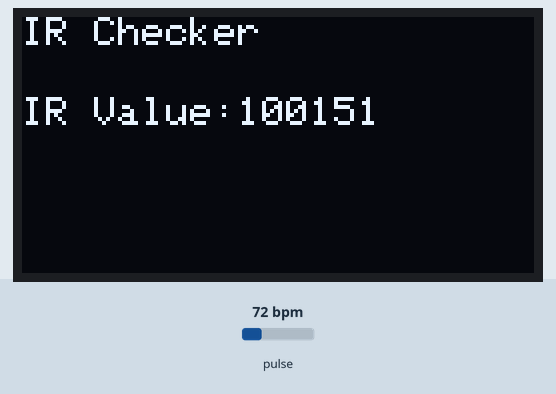
Simulated run of this sketch. Board: ESP32. On the bench: 128×64 one-colour display. The inputs (shaded band) are chosen by the test bench; at power-on: pulse 72 bpm.

Above: at 1.2 s.
1.3 s: pulse set to 42 bpm
At 1.48 s:
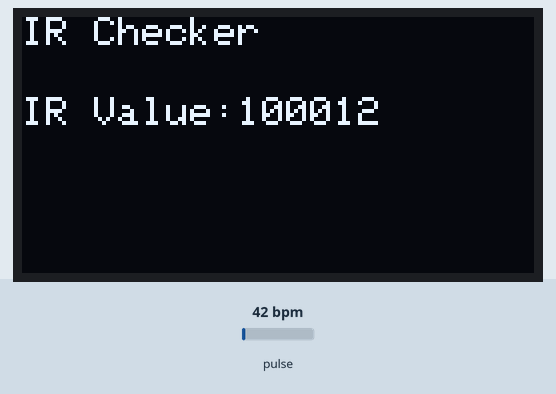
3.0 s: pulse set to 70 bpm
At 3.12 s:
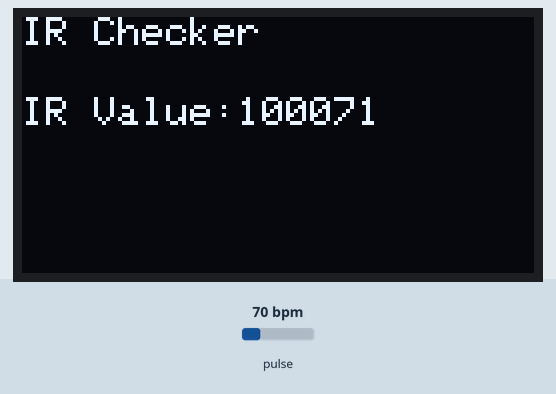
4.5 s: pulse set to 100 bpm
At 4.62 s:
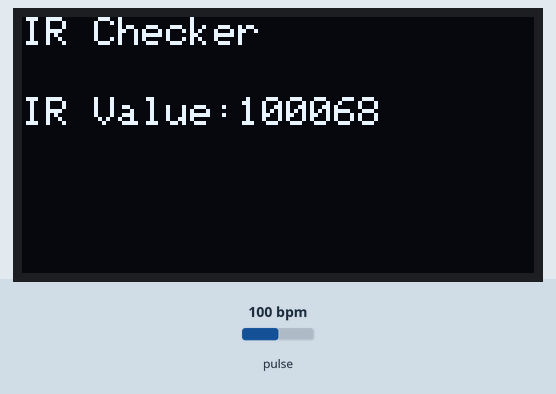

The sketch:

ir.ino
```cpp
#include <Wire.h>
#include <Adafruit_GFX.h>
#include <Adafruit_SSD1306.h>
#include "MAX30105.h"

#define SCREEN_WIDTH 128
#define SCREEN_HEIGHT 64

Adafruit_SSD1306 display(SCREEN_WIDTH, SCREEN_HEIGHT, &Wire, -1);
MAX30105 mex;

void irCheck(uint32_t irValue) {
    display.clearDisplay();
    display.setTextSize(1);
    display.setTextColor(SSD1306_WHITE);

    display.setCursor(0, 0);
    display.println("IR Checker");

    display.setCursor(0, 20);
    display.print("IR Value:");
    display.print(irValue);

    display.display();
}

void setup() {
    Serial.begin(115200);
    Wire.begin(5, 4);
    Wire.setClock(400000);

    if (!display.begin(SSD1306_SWITCHCAPVCC, 0x3C)) {
        while (1);
    }

    if (!mex.begin()) {
        display.clearDisplay();
        display.setCursor(0, 0);
        display.println("MAX30102 Error");
        display.display();
        while (1);
    }

    byte ledBrightness = 50;   // Increase for testing
    byte sampleAverage = 4;
    byte ledMode = 2;
    byte sampleRate = 100;
    int pulseWidth = 411;
    int adcRange = 4096;

    mex.setup(ledBrightness, sampleAverage, ledMode, sampleRate, pulseWidth, adcRange);

    display.clearDisplay();
    display.setCursor(0, 0);
    display.println("Place skin...");
    display.display();
}

void loop() {
    mex.check();

    if (mex.available()) {
        uint32_t irValue = mex.getIR();
        irCheck(irValue);
        mex.nextSample();
    }

    delay(100);
}
```
